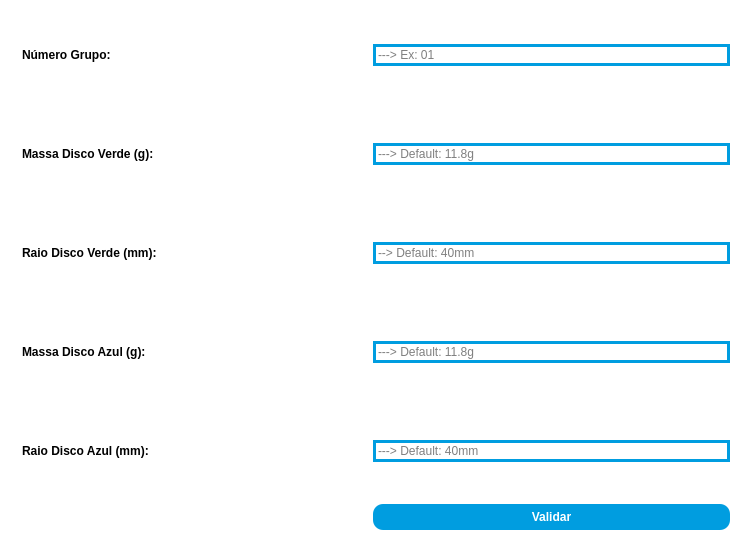
<?xml version="1.0" encoding="UTF-8"?>
<ui version="4.0">
 <class>MainWindow</class>
 <widget class="QMainWindow" name="MainWindow">
  <property name="geometry">
   <rect>
    <x>0</x>
    <y>0</y>
    <width>738</width>
    <height>539</height>
   </rect>
  </property>
  <property name="sizePolicy">
   <sizepolicy hsizetype="Expanding" vsizetype="Expanding">
    <horstretch>0</horstretch>
    <verstretch>0</verstretch>
   </sizepolicy>
  </property>
  <property name="windowTitle">
   <string>MainWindow</string>
  </property>
  <property name="styleSheet">
   <string notr="true"/>
  </property>
  <widget class="QWidget" name="centralwidget">
   <property name="styleSheet">
    <string notr="true">background-color: white; </string>
   </property>
   <layout class="QVBoxLayout" name="verticalLayout_2">
    <property name="spacing">
     <number>0</number>
    </property>
    <property name="leftMargin">
     <number>0</number>
    </property>
    <property name="topMargin">
     <number>0</number>
    </property>
    <property name="rightMargin">
     <number>0</number>
    </property>
    <property name="bottomMargin">
     <number>0</number>
    </property>
    <item>
     <widget class="QStackedWidget" name="stack">
      <property name="sizePolicy">
       <sizepolicy hsizetype="Expanding" vsizetype="Expanding">
        <horstretch>0</horstretch>
        <verstretch>0</verstretch>
       </sizepolicy>
      </property>
      <property name="styleSheet">
       <string notr="true">background-color:white;</string>
      </property>
      <property name="currentIndex">
       <number>2</number>
      </property>
      <widget class="QWidget" name="Page_1">
       <property name="sizePolicy">
        <sizepolicy hsizetype="Expanding" vsizetype="Expanding">
         <horstretch>0</horstretch>
         <verstretch>0</verstretch>
        </sizepolicy>
       </property>
       <layout class="QVBoxLayout" name="verticalLayout_3">
        <item>
         <layout class="QVBoxLayout" name="vertical">
          <property name="spacing">
           <number>6</number>
          </property>
          <item alignment="Qt::AlignmentFlag::AlignHCenter|Qt::AlignmentFlag::AlignBottom">
           <widget class="QLabel" name="title1">
            <property name="text">
             <string>&lt;html&gt;&lt;head/&gt;&lt;body&gt;&lt;p align=&quot;center&quot;&gt;&lt;span style=&quot; font-size:44pt; font-weight:700; color:#009de0;&quot;&gt;Collision Study Dynamics&lt;/span&gt;&lt;/p&gt;&lt;/body&gt;&lt;/html&gt;</string>
            </property>
           </widget>
          </item>
          <item alignment="Qt::AlignmentFlag::AlignHCenter|Qt::AlignmentFlag::AlignTop">
           <widget class="QLabel" name="subtitle1">
            <property name="text">
             <string>&lt;html&gt;&lt;head/&gt;&lt;body&gt;&lt;p align=&quot;center&quot;&gt;&lt;span style=&quot; font-size:20pt; color:#000000;&quot;&gt;Computer Vision App with Python&lt;/span&gt;&lt;/p&gt;&lt;/body&gt;&lt;/html&gt;</string>
            </property>
           </widget>
          </item>
          <item alignment="Qt::AlignmentFlag::AlignHCenter|Qt::AlignmentFlag::AlignTop">
           <widget class="QPushButton" name="btnStart">
            <property name="styleSheet">
             <string notr="true">QPushButton {
    color: white;
    background-color: #009de0;
	border-radius: 10px;
    padding: 6px 12px;
	font-weight: bold;
}

QPushButton:hover {
    color: white;
    background-color: #007bb5;  
}

QPushButton:pressed {
    color: white;
    background-color: #005f87;  
}

QPushButton:disabled {
    color: #aaaaaa;
    background-color: #cccccc;
}
</string>
            </property>
            <property name="text">
             <string>START</string>
            </property>
            <property name="iconSize">
             <size>
              <width>16</width>
              <height>16</height>
             </size>
            </property>
           </widget>
          </item>
         </layout>
        </item>
       </layout>
      </widget>
      <widget class="QWidget" name="Page_2">
       <property name="sizePolicy">
        <sizepolicy hsizetype="Maximum" vsizetype="Expanding">
         <horstretch>0</horstretch>
         <verstretch>0</verstretch>
        </sizepolicy>
       </property>
       <layout class="QVBoxLayout" name="verticalLayout_4">
        <item>
         <layout class="QVBoxLayout" name="verticalLayout">
          <item>
           <widget class="QLabel" name="instructions">
            <property name="styleSheet">
             <string notr="true">color: black;
background-color: white;</string>
            </property>
            <property name="text">
             <string>&lt;html&gt;&lt;head/&gt;&lt;body&gt;&lt;p&gt;&lt;span style=&quot; font-size:16pt;&quot;&gt;Pré-Ensaio: &lt;/span&gt;&lt;/p&gt;&lt;p&gt;&lt;span style=&quot; font-size:16pt;&quot;&gt;---&amp;gt; Ler o guia;&lt;/span&gt;&lt;/p&gt;&lt;p&gt;&lt;span style=&quot; font-size:16pt;&quot;&gt;---&amp;gt; Massa dos discos;&lt;/span&gt;&lt;/p&gt;&lt;p&gt;&lt;span style=&quot; font-size:16pt;&quot;&gt;---&amp;gt; Raio dos discos;&lt;/span&gt;&lt;/p&gt;&lt;p&gt;&lt;span style=&quot; font-size:16pt;&quot;&gt;&lt;br/&gt;&lt;/span&gt;&lt;/p&gt;&lt;p&gt;&lt;span style=&quot; font-size:16pt;&quot;&gt;Ensaio: &lt;/span&gt;&lt;/p&gt;&lt;p&gt;&lt;span style=&quot; font-size:16pt;&quot;&gt;---&amp;gt; Deixar 2 segundos depois do início da gravação;&lt;/span&gt;&lt;/p&gt;&lt;p&gt;&lt;span style=&quot; font-size:16pt;&quot;&gt;---&amp;gt; Lançar os discos e verificar se a colisão ocorre;&lt;br/&gt;---&amp;gt; Não deixar que os discos voltem a entrar na área de gravação;&lt;/span&gt;&lt;/p&gt;&lt;p&gt;&lt;span style=&quot; font-size:16pt;&quot;&gt;---&amp;gt; Verificar a deteção e repetir se necessário.&lt;br/&gt;&lt;/span&gt;&lt;/p&gt;&lt;/body&gt;&lt;/html&gt;</string>
            </property>
           </widget>
          </item>
          <item alignment="Qt::AlignmentFlag::AlignHCenter">
           <widget class="QPushButton" name="btnNext2">
            <property name="styleSheet">
             <string notr="true">QPushButton {
    color: white;
    background-color: #009de0;
	border-radius: 10px;
    padding: 6px 12px;
	font-weight: bold;
}

QPushButton:hover {
    color: white;
    background-color: #007bb5;  
}

QPushButton:pressed {
    color: white;
    background-color: #005f87;  
}

QPushButton:disabled {
    color: #aaaaaa;
    background-color: #cccccc;
}</string>
            </property>
            <property name="text">
             <string>Seguinte</string>
            </property>
           </widget>
          </item>
         </layout>
        </item>
       </layout>
      </widget>
      <widget class="QWidget" name="Page_3">
       <property name="sizePolicy">
        <sizepolicy hsizetype="Expanding" vsizetype="Expanding">
         <horstretch>0</horstretch>
         <verstretch>0</verstretch>
        </sizepolicy>
       </property>
       <widget class="QWidget" name="gridLayoutWidget">
        <property name="geometry">
         <rect>
          <x>9</x>
          <y>9</y>
          <width>721</width>
          <height>521</height>
         </rect>
        </property>
        <layout class="QGridLayout" name="gridLayout">
         <item row="2" column="0">
          <widget class="QLabel" name="disk_r_g">
           <property name="sizePolicy">
            <sizepolicy hsizetype="Expanding" vsizetype="Expanding">
             <horstretch>0</horstretch>
             <verstretch>0</verstretch>
            </sizepolicy>
           </property>
           <property name="styleSheet">
            <string notr="true">background-color: white;
color: black; 
font-weight: bold;
padding-left: 10px;</string>
           </property>
           <property name="text">
            <string>&lt;html&gt;&lt;head/&gt;&lt;body&gt;&lt;p&gt;Raio Disco Verde (mm):&lt;/p&gt;&lt;/body&gt;&lt;/html&gt;</string>
           </property>
          </widget>
         </item>
         <item row="0" column="1" alignment="Qt::AlignmentFlag::AlignVCenter">
          <widget class="QLineEdit" name="group_val">
           <property name="sizePolicy">
            <sizepolicy hsizetype="Expanding" vsizetype="Expanding">
             <horstretch>0</horstretch>
             <verstretch>0</verstretch>
            </sizepolicy>
           </property>
           <property name="styleSheet">
            <string notr="true">background-color: white;
color: black; 
border: 3px solid #009de0;</string>
           </property>
           <property name="placeholderText">
            <string>---&gt; Ex: 01</string>
           </property>
          </widget>
         </item>
         <item row="3" column="0">
          <widget class="QLabel" name="disk_m_b">
           <property name="sizePolicy">
            <sizepolicy hsizetype="Expanding" vsizetype="Expanding">
             <horstretch>0</horstretch>
             <verstretch>0</verstretch>
            </sizepolicy>
           </property>
           <property name="styleSheet">
            <string notr="true">background-color: white;
color: black; 
font-weight: bold;
padding-left: 10px;</string>
           </property>
           <property name="text">
            <string>&lt;html&gt;&lt;head/&gt;&lt;body&gt;&lt;p&gt;Massa Disco Azul (g): &lt;/p&gt;&lt;/body&gt;&lt;/html&gt;</string>
           </property>
          </widget>
         </item>
         <item row="3" column="1" alignment="Qt::AlignmentFlag::AlignVCenter">
          <widget class="QLineEdit" name="disk_m_b_val">
           <property name="sizePolicy">
            <sizepolicy hsizetype="Expanding" vsizetype="Expanding">
             <horstretch>0</horstretch>
             <verstretch>0</verstretch>
            </sizepolicy>
           </property>
           <property name="styleSheet">
            <string notr="true">background-color: white;
color: black; 
border: 3px solid #009de0;</string>
           </property>
           <property name="placeholderText">
            <string>---&gt; Default: 11.8g</string>
           </property>
          </widget>
         </item>
         <item row="0" column="0">
          <widget class="QLabel" name="group">
           <property name="sizePolicy">
            <sizepolicy hsizetype="Expanding" vsizetype="Expanding">
             <horstretch>0</horstretch>
             <verstretch>0</verstretch>
            </sizepolicy>
           </property>
           <property name="styleSheet">
            <string notr="true">background-color: white;
color: black; 
font-weight: bold;
padding-left: 10px;</string>
           </property>
           <property name="text">
            <string>&lt;html&gt;&lt;head/&gt;&lt;body&gt;&lt;p&gt;Número Grupo: &lt;/p&gt;&lt;/body&gt;&lt;/html&gt;</string>
           </property>
          </widget>
         </item>
         <item row="1" column="0">
          <widget class="QLabel" name="disk_m_g">
           <property name="sizePolicy">
            <sizepolicy hsizetype="Expanding" vsizetype="Expanding">
             <horstretch>0</horstretch>
             <verstretch>0</verstretch>
            </sizepolicy>
           </property>
           <property name="styleSheet">
            <string notr="true">background-color: white;
color: black; 
font-weight: bold;
padding-left: 10px;</string>
           </property>
           <property name="text">
            <string>&lt;html&gt;&lt;head/&gt;&lt;body&gt;&lt;p&gt;Massa Disco Verde (g): &lt;/p&gt;&lt;/body&gt;&lt;/html&gt;</string>
           </property>
          </widget>
         </item>
         <item row="4" column="0">
          <widget class="QLabel" name="disk_r_b">
           <property name="sizePolicy">
            <sizepolicy hsizetype="Expanding" vsizetype="Expanding">
             <horstretch>0</horstretch>
             <verstretch>0</verstretch>
            </sizepolicy>
           </property>
           <property name="styleSheet">
            <string notr="true">background-color: white;
color: black; 
font-weight: bold;
padding-left: 10px;</string>
           </property>
           <property name="text">
            <string>&lt;html&gt;&lt;head/&gt;&lt;body&gt;&lt;p&gt;Raio Disco Azul (mm):&lt;/p&gt;&lt;/body&gt;&lt;/html&gt;</string>
           </property>
          </widget>
         </item>
         <item row="1" column="1" alignment="Qt::AlignmentFlag::AlignVCenter">
          <widget class="QLineEdit" name="disk_m_g_val">
           <property name="sizePolicy">
            <sizepolicy hsizetype="Expanding" vsizetype="Expanding">
             <horstretch>0</horstretch>
             <verstretch>0</verstretch>
            </sizepolicy>
           </property>
           <property name="styleSheet">
            <string notr="true">background-color: white;
color: black; 
border: 3px solid #009de0;</string>
           </property>
           <property name="placeholderText">
            <string>---&gt; Default: 11.8g</string>
           </property>
          </widget>
         </item>
         <item row="4" column="1" alignment="Qt::AlignmentFlag::AlignVCenter">
          <widget class="QLineEdit" name="disk_r_b_val">
           <property name="sizePolicy">
            <sizepolicy hsizetype="Expanding" vsizetype="Expanding">
             <horstretch>0</horstretch>
             <verstretch>0</verstretch>
            </sizepolicy>
           </property>
           <property name="styleSheet">
            <string notr="true">background-color: white;
color: black; 
border: 3px solid #009de0;</string>
           </property>
           <property name="placeholderText">
            <string>---&gt; Default: 40mm</string>
           </property>
          </widget>
         </item>
         <item row="2" column="1" alignment="Qt::AlignmentFlag::AlignVCenter">
          <widget class="QLineEdit" name="disk_r_g_val">
           <property name="sizePolicy">
            <sizepolicy hsizetype="Expanding" vsizetype="Expanding">
             <horstretch>0</horstretch>
             <verstretch>0</verstretch>
            </sizepolicy>
           </property>
           <property name="styleSheet">
            <string notr="true">background-color: white;
color: black; 
border: 3px solid #009de0;</string>
           </property>
           <property name="placeholderText">
            <string>--&gt; Default: 40mm</string>
           </property>
          </widget>
         </item>
         <item row="5" column="1">
          <widget class="QPushButton" name="validate">
           <property name="styleSheet">
            <string notr="true">QPushButton {
    color: white;
    background-color: #009de0;
	border-radius: 10px;
    padding: 6px 12px;
	font-weight: bold;
}

QPushButton:hover {
    color: white;
    background-color: #007bb5;  
}

QPushButton:pressed {
    color: white;
    background-color: #005f87;  
}

QPushButton:disabled {
    color: #aaaaaa;
    background-color: #cccccc;
}</string>
           </property>
           <property name="text">
            <string>Validar</string>
           </property>
          </widget>
         </item>
        </layout>
       </widget>
      </widget>
     </widget>
    </item>
   </layout>
  </widget>
 </widget>
 <resources/>
 <connections/>
</ui>
